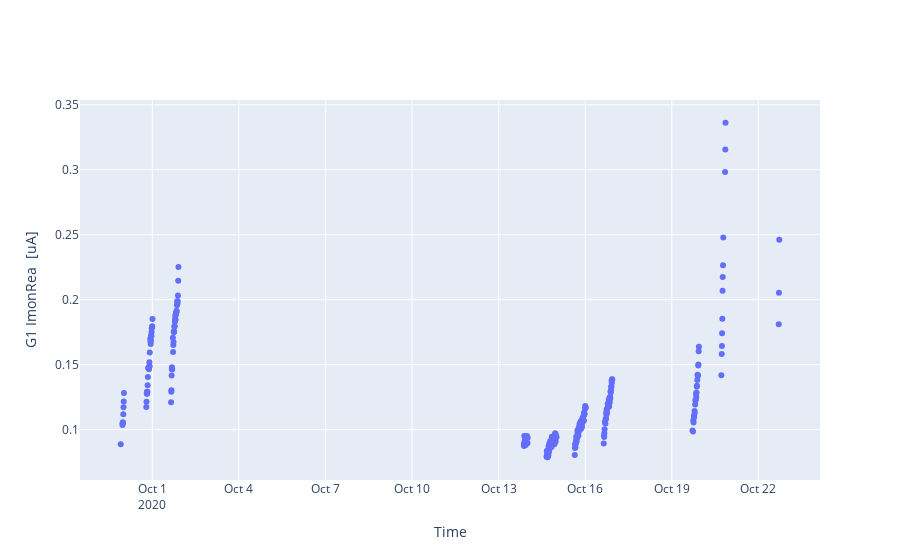

The code cell stored with this chart in its notebook:
### Code cell
run=417
fig = make_subplots(specs=[[{"secondary_y": False}]])

fig.add_trace( 
    go.Scatter(x=cluster_pd.index[cluster_pd["run"]>run],y=cluster_pd.current[cluster_pd["run"]>run],
              mode="markers",name="current"
              ),)
fig.update_layout(  yaxis_title='G1 ImonRea  [uA]',
                  xaxis_title='Time')
fig.write_html("exp_plots/current.html", include_plotlyjs="CDN")

fig.show()

### Figure 1 — Plotly figure (JSON) as saved in the notebook; plotly's stock layout.template omitted (floating-point values rounded to 4 significant figures; data arrays with more than 128 entries replaced by an {"elided": "..."} marker saying what was removed)
{"data": [{"mode": "markers", "name": "current", "type": "scatter", "x": {"elided": "248 str values"}, "y": {"elided": "248 float values"}}], "layout": {"xaxis": {"anchor": "y", "domain": [0, 1], "title": {"text": "Time"}}, "yaxis": {"anchor": "x", "domain": [0, 1], "title": {"text": "G1 ImonRea  [uA]"}}}}
